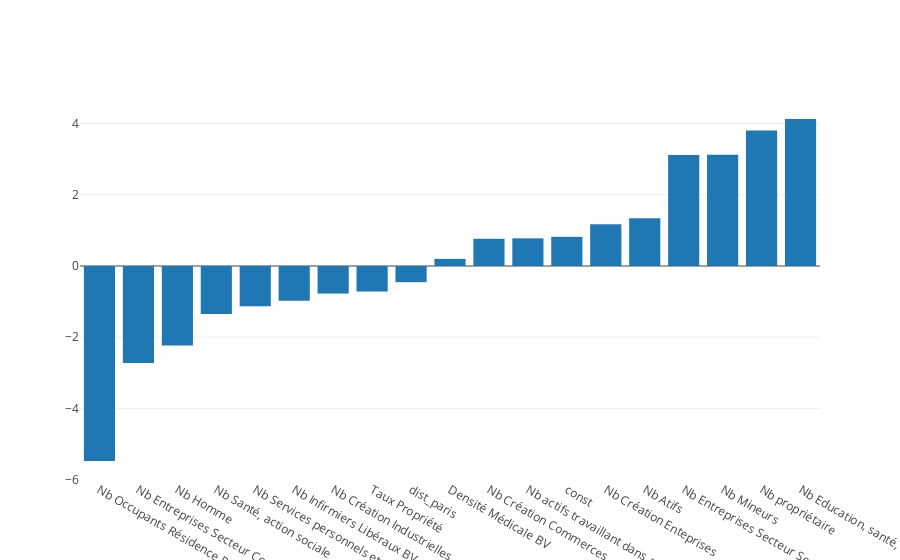

Write notebook code for a chart like this one.
### Code cell
iplot([go.Bar(x=params.index, y=params)])

### Figure 1 — Plotly figure (JSON) as saved in the notebook; plotly's stock layout.template omitted (floating-point values rounded to 4 significant figures)
{"data": [{"type": "bar", "x": ["Nb Occupants Résidence Principale", "Nb Entreprises Secteur Commerce", "Nb Homme", "Nb Santé, action sociale", "Nb Services personnels et domestiques", "Nb Infirmiers Libéraux BV", "Nb Création Industrielles", "Taux Propriété", "dist_paris", "Densité Médicale BV", "Nb Création Commerces", "Nb actifs travaillant dans autre commune", "const", "Nb Création Enteprises", "Nb Atifs", "Nb Entreprises Secteur Services", "Nb Mineurs", "Nb propriétaire", "Nb Education, santé, action sociale"], "y": [-5.479, -2.727, -2.231, -1.349, -1.133, -0.9778, -0.7739, -0.717, -0.4545, 0.1995, 0.7646, 0.7771, 0.8198, 1.175, 1.345, 3.122, 3.126, 3.806, 4.13]}], "layout": {}}
